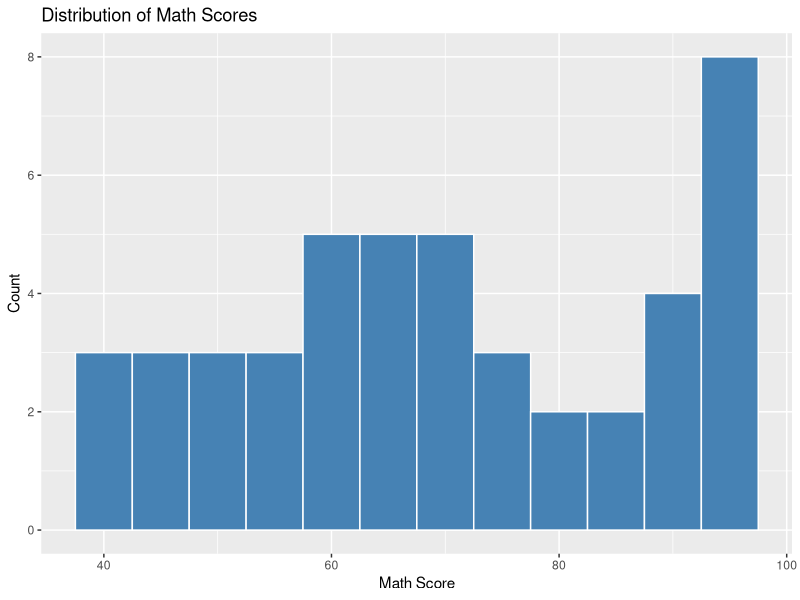

Here is the R script that generated this plot:
# Load required libraries
library(readr)
library(dplyr)
library(ggplot2)

# Load the dataset
data <- read_csv("../data/students_performance.csv")  # go up one directory to find data

# View the structure and summary
glimpse(data)
summary(data)

# Remove rows with NA
clean_data <- na.omit(data)

# Remove rows where test_preparation is "none"
prepared_data <- clean_data %>%
  filter(test_preparation != "none")

# Calculate average scores by gender
avg_scores_by_gender <- prepared_data %>%
  group_by(gender) %>%
  summarise(across(ends_with("_score"), mean))

print(avg_scores_by_gender)

# Plot math score distribution
ggplot(prepared_data, aes(x = math_score)) +
  geom_histogram(binwidth = 5, fill = "steelblue", color = "white") +
  labs(title = "Distribution of Math Scores", x = "Math Score", y = "Count")
